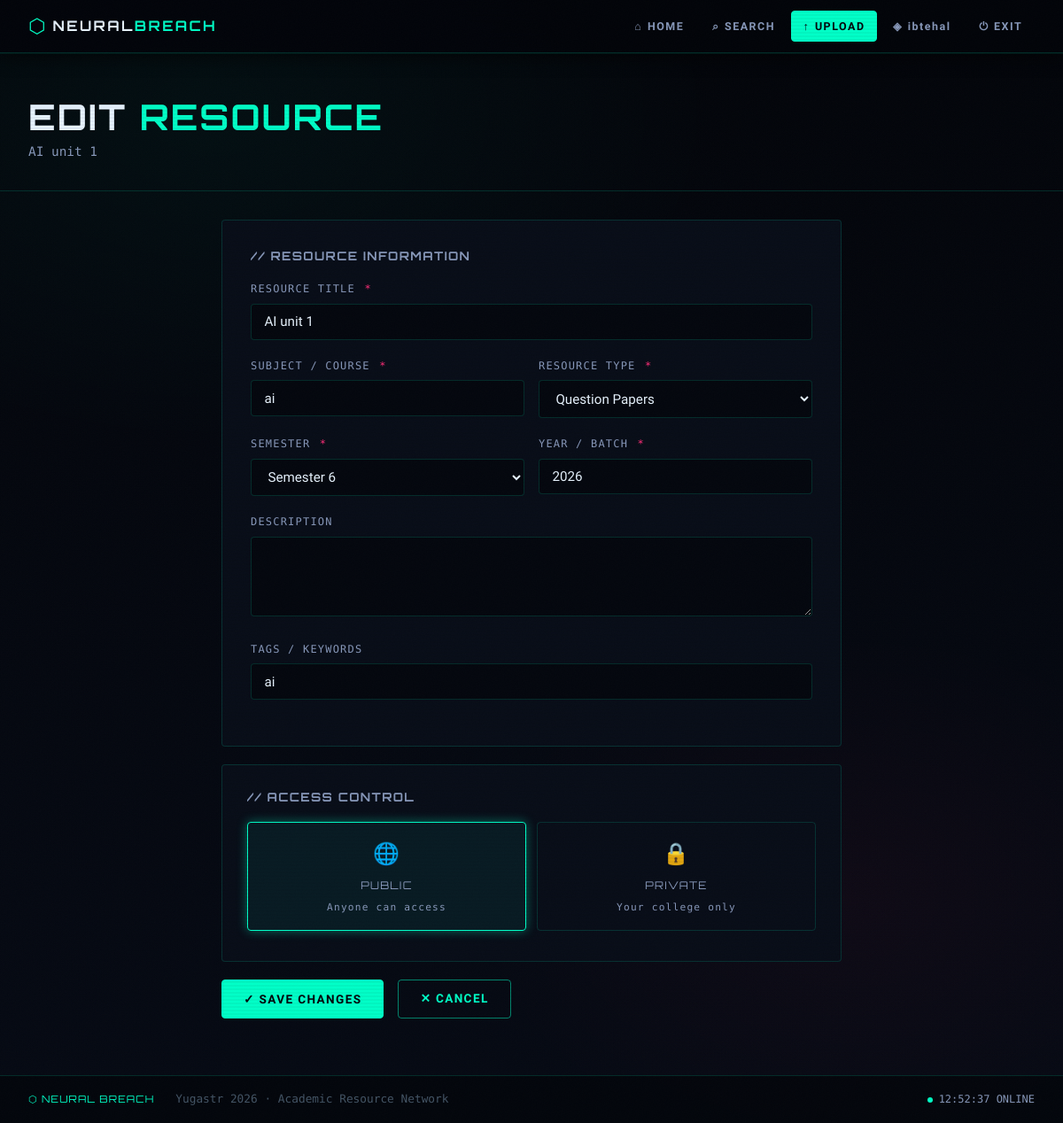
The app's page /resource/1/edit (signed in) with its own data.
### tables this page shows
CREATE TABLE users (
            id INTEGER PRIMARY KEY AUTOINCREMENT,
            name TEXT NOT NULL,
            email TEXT UNIQUE NOT NULL,
            password_hash TEXT NOT NULL,
            college TEXT NOT NULL,
            branch TEXT NOT NULL,
            semester TEXT NOT NULL,
            bio TEXT DEFAULT '',
            profile_pic TEXT DEFAULT '',
            created_at TIMESTAMP DEFAULT CURRENT_TIMESTAMP
        );

CREATE TABLE resources (
            id INTEGER PRIMARY KEY AUTOINCREMENT,
            user_id INTEGER NOT NULL,
            title TEXT NOT NULL,
            subject TEXT NOT NULL,
            semester TEXT NOT NULL,
            resource_type TEXT NOT NULL,
            year_batch TEXT NOT NULL,
            description TEXT DEFAULT '',
            tags TEXT DEFAULT '',
            privacy TEXT DEFAULT 'public',
            college TEXT NOT NULL,
            filename TEXT NOT NULL,
            original_filename TEXT NOT NULL,
            file_size INTEGER DEFAULT 0,
            download_count INTEGER DEFAULT 0,
            created_at TIMESTAMP DEFAULT CURRENT_TIMESTAMP,
            FOREIGN KEY (user_id) REFERENCES users(id) ON DELETE CASCADE
        );

### app.py (the view, shortened to what this page needs)
@app.route('/resource/<int:resource_id>/edit', methods=['GET', 'POST'])
@login_required
def edit_resource(resource_id):
    user = get_current_user()
    conn = get_db()
    res = conn.execute("SELECT * FROM resources WHERE id=? AND user_id=?",
                       (resource_id, user['id'])).fetchone()
    if not res:
        abort(403)
    conn.close()
    return render_template('edit_resource.html', user=user, resource=dict(res))

### app.py (called while the page is built)
def get_db():
    conn = sqlite3.connect(DB_PATH)
    conn.row_factory = sqlite3.Row
    conn.execute("PRAGMA foreign_keys = ON")
    return conn

def login_required(f):
    @wraps(f)
    def decorated(*args, **kwargs):
        if 'user_id' not in session:
            flash('Please log in to continue.', 'warning')
            return redirect(url_for('login'))
        return f(*args, **kwargs)
    return decorated

def get_current_user():
    if 'user_id' not in session:
        return None
    conn = get_db()
    user = conn.execute("SELECT * FROM users WHERE id = ?", (session['user_id'],)).fetchone()
    conn.close()
    return user

### templates/edit_resource.html (shortened to what this page needs)
{% extends "base.html" %}
{% block content %}
<div class="page-header">
  <div class="container" style="padding:0">
    <h1 class="fade-up">EDIT <span>RESOURCE</span></h1>
    <p class="page-subtitle">{{ resource.title }}</p>
  </div>
</div>
<div class="container">
  <div style="max-width:700px; margin:0 auto 3rem;">
    <form method="POST">
      <div class="card" style="padding:2rem; margin-bottom:1.25rem;" class="fade-up">
        <h3 style="font-family:var(--font-display); font-size:0.85rem; letter-spacing:0.1em; color:var(--text-mid); margin-bottom:1.25rem;">// RESOURCE INFORMATION</h3>
        <div class="form-group">
          <label>RESOURCE TITLE <span class="req">*</span></label>
          <input type="text" name="title" value="{{ resource.title }}" required>
        </div>
        <div class="form-row">
          <div class="form-group">
            <label>SUBJECT / COURSE <span class="req">*</span></label>
            <input type="text" name="subject" value="{{ resource.subject }}">
          </div>
          <div class="form-group">
            <label>RESOURCE TYPE <span class="req">*</span></label>
            <select name="resource_type" required>
              {% for t in ['Notes','Question Papers','Solutions','Project Reports','Study Material','Lab Manual','Other'] %}
              <option value="{{ t }}" {% if resource.resource_type == t %}selected{% endif %}>{{ t }}</option>
              {% endfor %}
            </select>
          </div>
        </div>
        <div class="form-row">
          <div class="form-group">
            <label>SEMESTER <span class="req">*</span></label>
            <select name="semester" required>
              {% for i in range(1, 9) %}
              <option value="{{ i }}" {% if resource.semester == i|string %}selected{% endif %}>Semester {{ i }}</option>
              {% endfor %}
            </select>
          </div>
          <div class="form-group">
            <label>YEAR / BATCH <span class="req">*</span></label>
            <input type="text" name="year_batch" value="{{ resource.year_batch }}">
          </div>
        </div>
        <div class="form-group">
          <label>DESCRIPTION</label>
          <textarea name="description" rows="3">{{ resource.description or '' }}</textarea>
        </div>
        <div class="form-group">
          <label>TAGS / KEYWORDS</label>
          <input type="text" name="tags" value="{{ resource.tags or '' }}" placeholder="Comma-separated keywords">
        </div>
      </div>
      <div class="card" style="padding:1.75rem; margin-bottom:1.25rem;" class="fade-up delay-1">
        <h3 style="font-family:var(--font-display); font-size:0.85rem; letter-spacing:0.1em; color:var(--text-mid); margin-bottom:1.25rem;">// ACCESS CONTROL</h3>
        <div class="privacy-options">
          <div class="privacy-option">
            <label class="privacy-label" for="priv_public">
              <span class="p-icon">🌐</span>
              <span class="p-name">PUBLIC</span>
              <span class="p-desc">Anyone can access</span>
            </label>
          </div>
          <div class="privacy-option">
            <label class="privacy-label" for="priv_private">
              <span class="p-icon">🔒</span>
              <span class="p-name">PRIVATE</span>
              <span class="p-desc">Your college only</span>
            </label>
          </div>
        </div>
      </div>
      <div style="display:flex; gap:1rem;" class="fade-up delay-2">
        <button type="submit" class="btn btn-primary">✓ SAVE CHANGES</button>
        <a href="{{ url_for('resource_detail', resource_id=resource.id) }}" class="btn btn-outline">✕ CANCEL</a>
      </div>
    </form>
  </div>
</div>
{% endblock %}

### templates/base.html (shortened to what this page needs)
<!DOCTYPE html>
<html lang="en">
<head>
  <link rel="stylesheet" href="{{ url_for('static', filename='css/main.css') }}">
</head>
<body>
  {% if session.user_id %}
  <nav class="navbar">
    <a href="{{ url_for('home') }}" class="nav-brand">
      <span class="brand-icon">⬡</span>
      <span class="brand-text">NEURAL<span class="brand-accent">BREACH</span></span>
    </a>
    <div class="nav-links">
      <a href="{{ url_for('home') }}" class="nav-link {% if request.endpoint == 'home' %}active{% endif %}">
        <span class="nav-icon">⌂</span> HOME
      </a>
      <a href="{{ url_for('search') }}" class="nav-link {% if request.endpoint == 'search' %}active{% endif %}">
        <span class="nav-icon">⌕</span> SEARCH
      </a>
      <a href="{{ url_for('upload') }}" class="nav-link nav-upload {% if request.endpoint == 'upload' %}active{% endif %}">
        <span class="nav-icon">↑</span> UPLOAD
      </a>
      <a href="{{ url_for('profile') }}" class="nav-link {% if request.endpoint == 'profile' %}active{% endif %}">
        <span class="nav-icon">◈</span> {{ session.user_name[:10] }}
      </a>
      <a href="{{ url_for('logout') }}" class="nav-link nav-logout">
        <span class="nav-icon">⏻</span> EXIT
      </a>
    </div>
  </nav>
  {% endif %}
  <main class="main-content">
    {% block content %}{% endblock %}
  </main>
  <footer class="footer">
    <div class="footer-inner">
      <span class="footer-brand">⬡ NEURAL BREACH</span>
      <span class="footer-text">Yugastr 2026 · Academic Resource Network</span>
      <span class="footer-status"> SYSTEM ONLINE</span>
    </div>
  </footer>
</body>
</html>

### records on screen
users: name "ibtehal"
resources: title "AI unit 1", subject "ai", resource_type "Question Papers", semester "Semester 6", year_batch "2026", tags "ai"
